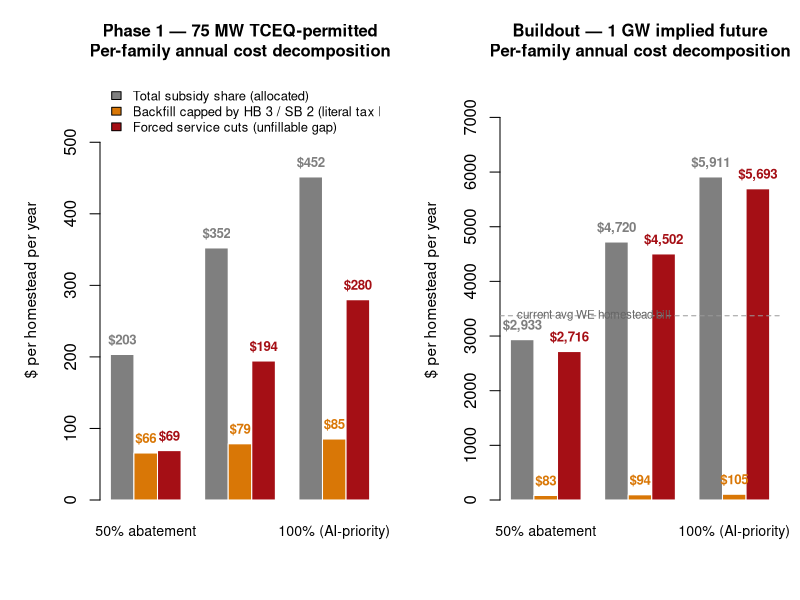

The R source for this figure:
#!/usr/bin/env Rscript
# RCO_05e_ceilings.R — HB 3 / SB 2 rate-ceiling refinement to the cost model.
#
# What this adds: a THIRD per-family number alongside subsidy_share and
# rate_backfill. It splits the rate-backfill into:
#   (a) legally backfillable WITHOUT election (within HB 3 / SB 2 caps)
#   (b) forced into service cuts / deferred infrastructure / VATR election
#
# Statutory anchors used:
#   - SB 2 (2019, TX Property Tax Reform): cities, counties, and special districts
#     are capped at 3.5% revenue growth above the no-new-revenue M&O rate
#     without a voter-approval election.
#   - HB 3 (2019, school finance): ISDs use a "voter-approval tax rate" (VATR)
#     mechanism; M&O compression is mandated, and any revenue growth above the
#     state-formula threshold requires a VATR election. For modeling purposes
#     we treat 2.5% revenue growth as the auto-allowable max — slightly tighter
#     than the county side because the M&O compression typically eats some of
#     the allowable growth before any abatement scenario is even considered.
#
# Output: scenario_BM_ceilings.png + console table

suppressPackageStartupMessages({ library(data.table) })

# ── Anchor data ───────────────────────────────────────────────────────────
bm <- fread("bm_parcels_2026.csv")
bm[, has_corrected := any(notice_type == "CORRECTED"), by = prop_id]
bm_live <- rbind(bm[notice_type == "CORRECTED"],
                 bm[!has_corrected & notice_type == "ORIGINAL"])
bm_live <- unique(bm_live, by="prop_id")
BM_LAND_VAL <- sum(bm_live$ty_land, na.rm=TRUE)
BM_TAX_LIVE <- sum(bm_live$tax_at_ly_rate, na.rm=TRUE)
BM_TAX_AG   <- sum(unique(bm[notice_type=="ORIGINAL"], by="prop_id")$tax_at_ly_rate, na.rm=TRUE)
BM_NEW_LAND_REV <- BM_TAX_LIVE - BM_TAX_AG

RATES_NAMED <- c(isd=0.010342, county=0.002459, ltr=0.000533,
                 hos=0.000895, col=0.001061, esd1=0.001000)
# Strip names — named-numeric inheritance causes data.table display oddities
ISD_R    <- unname(RATES_NAMED["isd"])
COUNTY_R <- unname(RATES_NAMED["county"])
LTR_R    <- unname(RATES_NAMED["ltr"])
HOS_R    <- unname(RATES_NAMED["hos"])
COL_R    <- unname(RATES_NAMED["col"])
ES1_R    <- unname(RATES_NAMED["esd1"])
WE_RATE    <- ISD_R
TOTAL_RATE <- sum(RATES_NAMED)
CW_RATE    <- TOTAL_RATE - WE_RATE
WE_HH <- 15902
PA_HH <- 46404

tb <- fread("parker_taxable_base.csv")
# total_taxable_base is parsed as integer64 (values exceed 32-bit int max);
# cast to numeric so arithmetic produces correct doubles.
WE_BASE  <- as.numeric(tb[code=="WE",  total_taxable_base])
PA_BASE  <- as.numeric(tb[code=="PAR", total_taxable_base])
ES1_BASE <- as.numeric(tb[code=="ES1", total_taxable_base])

TYP_ISD_TAXABLE   <- 181000
TYP_OTHER_TAXABLE <- 281000
TAXABLE_IMP       <- 0.85
ABATE_YRS         <- 10

# Statutory rate-growth ceilings (annual, without voter election)
ISD_CEILING    <- 0.025    # HB 3 — VATR threshold (modeled as 2.5%)
COUNTY_CEILING <- 0.035    # SB 2 — county/city/special-district cap
ES1_CEILING    <- 0.035    # ESDs follow SB 2

# Current annual revenue per jurisdiction (used as the % cap base)
WE_REV_CURR  <- WE_BASE  * ISD_R
PA_REV_CURR  <- PA_BASE  * COUNTY_R
COL_REV_CURR <- PA_BASE  * COL_R
HOS_REV_CURR <- PA_BASE  * HOS_R
LTR_REV_CURR <- PA_BASE  * LTR_R
ES1_REV_CURR <- ES1_BASE * ES1_R

# Maximum legally backfillable revenue per year (above no-new-revenue)
ISD_MAX_BACKFILL <- WE_REV_CURR  * ISD_CEILING
PAR_MAX_BACKFILL <- PA_REV_CURR  * COUNTY_CEILING
COL_MAX_BACKFILL <- COL_REV_CURR * COUNTY_CEILING
HOS_MAX_BACKFILL <- HOS_REV_CURR * COUNTY_CEILING
LTR_MAX_BACKFILL <- LTR_REV_CURR * COUNTY_CEILING
ES1_MAX_BACKFILL <- ES1_REV_CURR * ES1_CEILING

# ── Phase definitions ─────────────────────────────────────────────────────
phases <- list(
  phase1 = list(label="Phase 1\n(75 MW TCEQ-permitted)", short="Phase 1",
                mw=75, dc_capex=8.0, turbines=5, t_mw=15, t_cost=30,
                color="#d97706"),
  buildout = list(label="Buildout\n(1 GW implied future)", short="Buildout",
                  mw=1000, dc_capex=8.0, turbines=5, t_mw=200, t_cost=200,
                  color="#a50f15")
)

per_hh_full <- function(phase, abate) {
  dc_val   <- phase$mw * phase$dc_capex * 1e6
  t_val    <- phase$turbines * phase$t_cost * 1e6
  imp_val  <- dc_val + t_val
  imp_tax  <- imp_val * TAXABLE_IMP

  # Foregone tax per jurisdiction (all unnamed scalars)
  forg_isd <- imp_tax * ISD_R    * abate
  forg_par <- imp_tax * COUNTY_R * abate
  forg_col <- imp_tax * COL_R    * abate
  forg_hos <- imp_tax * HOS_R    * abate
  forg_ltr <- imp_tax * LTR_R    * abate
  forg_es1 <- imp_tax * ES1_R    * abate
  total_forgone_yr <- forg_isd + forg_par + forg_col + forg_hos + forg_ltr + forg_es1

  # (1) Subsidy share
  forg_we_total <- forg_isd
  forg_cw_total <- forg_par + forg_col + forg_hos + forg_ltr + forg_es1
  land_gain_we <- BM_NEW_LAND_REV * (ISD_R/TOTAL_RATE) / WE_HH
  land_gain_cw <- BM_NEW_LAND_REV * ((TOTAL_RATE-ISD_R)/TOTAL_RATE) / PA_HH
  subsidy_share <- forg_we_total/WE_HH + forg_cw_total/PA_HH -
                   land_gain_we - land_gain_cw

  # (2) Unconstrained backfill (if jurisdictions could raise rates freely)
  unabated_imp <- imp_tax * (1 - abate)
  new_we_base  <- WE_BASE  + unabated_imp + BM_LAND_VAL
  new_pa_base  <- PA_BASE  + unabated_imp + BM_LAND_VAL
  new_es1_base <- ES1_BASE + unabated_imp + BM_LAND_VAL
  rate_backfill_unc <-
    (forg_isd / new_we_base) * TYP_ISD_TAXABLE +
    ((forg_par + forg_col + forg_hos + forg_ltr) / new_pa_base) * TYP_OTHER_TAXABLE +
    (forg_es1 / new_es1_base) * TYP_OTHER_TAXABLE

  # (3) HB 3 / SB 2 constrained backfill — cap each jurisdiction
  legal_isd <- min(forg_isd, ISD_MAX_BACKFILL)
  legal_par <- min(forg_par, PAR_MAX_BACKFILL)
  legal_col <- min(forg_col, COL_MAX_BACKFILL)
  legal_hos <- min(forg_hos, HOS_MAX_BACKFILL)
  legal_ltr <- min(forg_ltr, LTR_MAX_BACKFILL)
  legal_es1 <- min(forg_es1, ES1_MAX_BACKFILL)
  rate_backfill_legal <-
    (legal_isd / new_we_base) * TYP_ISD_TAXABLE +
    ((legal_par + legal_col + legal_hos + legal_ltr) / new_pa_base) * TYP_OTHER_TAXABLE +
    (legal_es1 / new_es1_base) * TYP_OTHER_TAXABLE

  # (4) Service cuts = excess foregone allocated per-HH by jurisdiction location
  excess_isd <- max(0, forg_isd - ISD_MAX_BACKFILL)
  excess_par <- max(0, forg_par - PAR_MAX_BACKFILL)
  excess_col <- max(0, forg_col - COL_MAX_BACKFILL)
  excess_hos <- max(0, forg_hos - HOS_MAX_BACKFILL)
  excess_ltr <- max(0, forg_ltr - LTR_MAX_BACKFILL)
  excess_es1 <- max(0, forg_es1 - ES1_MAX_BACKFILL)
  service_cuts_per_hh <- (excess_isd / WE_HH) +
    ((excess_par + excess_col + excess_hos + excess_ltr + excess_es1) / PA_HH)

  list(
    imp_value           = imp_val,
    forgone_yr          = total_forgone_yr,
    forgone_life        = total_forgone_yr * ABATE_YRS,
    subsidy_share       = subsidy_share,
    rate_backfill_unc   = rate_backfill_unc,
    rate_backfill_legal = rate_backfill_legal,
    service_cuts_per_hh = service_cuts_per_hh,
    isd_forg_yr         = forg_isd,
    isd_max_backfill    = ISD_MAX_BACKFILL,
    isd_election_needed = forg_isd > ISD_MAX_BACKFILL
  )
}

# ── Run all scenarios ──────────────────────────────────────────────────────
abates <- c(0.50, 0.80, 1.00)
abate_lbl <- c("50% abatement",
               "80% abatement (standard)",
               "100% abatement (AI-priority)")

cat("\n══════════════════════════════════════════════════════════════════\n")
cat("HB 3 / SB 2 RATE-CEILING REFINEMENT — PER-FAMILY COST DECOMPOSITION\n")
cat("══════════════════════════════════════════════════════════════════\n\n")
cat(sprintf("Per-jurisdiction max legally backfillable per year (without election):\n"))
cat(sprintf("  Weatherford ISD (HB 3, 2.5%% VATR):  $%s/yr\n",
            format(round(ISD_MAX_BACKFILL), big.mark=",")))
cat(sprintf("  Parker County  (SB 2, 3.5%%):       $%s/yr\n",
            format(round(PAR_MAX_BACKFILL), big.mark=",")))
cat(sprintf("  Hospital Dist  (SB 2, 3.5%%):       $%s/yr\n",
            format(round(HOS_MAX_BACKFILL), big.mark=",")))
cat(sprintf("  Jr College     (SB 2, 3.5%%):       $%s/yr\n",
            format(round(COL_MAX_BACKFILL), big.mark=",")))
cat(sprintf("  Lateral Road   (SB 2, 3.5%%):       $%s/yr\n",
            format(round(LTR_MAX_BACKFILL), big.mark=",")))
cat(sprintf("  ESD-1          (SB 2, 3.5%%):       $%s/yr\n",
            format(round(ES1_MAX_BACKFILL), big.mark=",")))
cat("\n")

scenario_grid <- expand.grid(
  phase  = names(phases),
  abate  = abates,
  stringsAsFactors = FALSE
)

results <- list()
for (k in seq_len(nrow(scenario_grid))) {
  ph <- phases[[scenario_grid$phase[k]]]
  ab <- scenario_grid$abate[k]
  r <- per_hh_full(ph, ab)
  results[[k]] <- data.table(
    phase = ph$short,
    abate_pct = sprintf("%.0f%%", ab*100),
    subsidy_share          = r$subsidy_share,
    rate_backfill_unc      = r$rate_backfill_unc,
    rate_backfill_legal    = r$rate_backfill_legal,
    service_cuts_per_hh    = r$service_cuts_per_hh,
    isd_forg_yr            = r$isd_forg_yr,
    isd_election_needed    = r$isd_election_needed
  )
}
all_results <- rbindlist(results)

# Print compact table
cat("══ Per-family decomposition (Weatherford ISD homestead) ══\n\n")
cat(sprintf("%-10s %-8s | %-12s %-12s %-12s %-12s %-12s\n",
            "Phase", "Abate",
            "Subsidy/yr", "Backfill-LegalCAP", "Service-cuts/yr",
            "ISD>cap?", "Backfill-uncapped"))
cat(strrep("─", 100), "\n", sep="")
for (k in seq_len(nrow(all_results))) {
  r <- all_results[k]
  cat(sprintf("%-10s %-8s | $%10s   $%10s    $%10s    %-12s $%10s\n",
              r$phase, r$abate_pct,
              format(round(r$subsidy_share), big.mark=","),
              format(round(r$rate_backfill_legal), big.mark=","),
              format(round(r$service_cuts_per_hh), big.mark=","),
              ifelse(r$isd_election_needed, "YES (election)", "no"),
              format(round(r$rate_backfill_unc), big.mark=",")))
}

# ── Plot — three-bar comparison per scenario ──────────────────────────────
png_path <- "scenario_BM_ceilings.png"
png(png_path, width=2400, height=1300, res=170)
layout(matrix(c(1,2), nrow=1), widths=c(1,1))

col_subsidy <- "#7f7f7f"
col_legal   <- "#d97706"   # amber: what hits the bill literally
col_cuts    <- "#a50f15"   # red:   what becomes service cuts

# PANEL 1 — Phase 1 sensitivity
par(mar=c(5,5,4,1), family="sans")
p1 <- all_results[phase == "Phase 1"]
mat <- rbind(p1$subsidy_share, p1$rate_backfill_legal, p1$service_cuts_per_hh)
bp <- barplot(mat, beside=TRUE,
              names.arg=c("50% abatement", "80% (standard)", "100% (AI-priority)"),
              col=c(col_subsidy, col_legal, col_cuts), border="white",
              ylim=c(0, max(mat)*1.30),
              main="Phase 1 — 75 MW TCEQ-permitted\nPer-family annual cost decomposition",
              ylab="$ per homestead per year", cex.main=1.0,
              cex.names=0.85, cex.lab=0.92)
for (col_i in 1:3) {
  text(bp[1, col_i], mat[1, col_i],
       sprintf("$%s", format(round(mat[1, col_i]), big.mark=",")),
       pos=3, cex=0.80, font=2, col=col_subsidy)
  text(bp[2, col_i], mat[2, col_i],
       sprintf("$%s", format(round(mat[2, col_i]), big.mark=",")),
       pos=3, cex=0.80, font=2, col=col_legal)
  text(bp[3, col_i], mat[3, col_i],
       sprintf("$%s", format(round(mat[3, col_i]), big.mark=",")),
       pos=3, cex=0.80, font=2, col=col_cuts)
}
legend("topleft",
       legend=c("Total subsidy share (allocated)",
                "Backfill capped by HB 3 / SB 2 (literal tax bill)",
                "Forced service cuts (unfillable gap)"),
       fill=c(col_subsidy, col_legal, col_cuts), bty="n", cex=0.78)

# PANEL 2 — Buildout sensitivity
par(mar=c(5,5,4,1))
bo <- all_results[phase == "Buildout"]
mat <- rbind(bo$subsidy_share, bo$rate_backfill_legal, bo$service_cuts_per_hh)
bp <- barplot(mat, beside=TRUE,
              names.arg=c("50% abatement", "80% (standard)", "100% (AI-priority)"),
              col=c(col_subsidy, col_legal, col_cuts), border="white",
              ylim=c(0, max(mat)*1.30),
              main="Buildout — 1 GW implied future\nPer-family annual cost decomposition",
              ylab="$ per homestead per year", cex.main=1.0,
              cex.names=0.85, cex.lab=0.92)
for (col_i in 1:3) {
  text(bp[1, col_i], mat[1, col_i],
       sprintf("$%s", format(round(mat[1, col_i]), big.mark=",")),
       pos=3, cex=0.80, font=2, col=col_subsidy)
  text(bp[2, col_i], mat[2, col_i],
       sprintf("$%s", format(round(mat[2, col_i]), big.mark=",")),
       pos=3, cex=0.80, font=2, col=col_legal)
  text(bp[3, col_i], mat[3, col_i],
       sprintf("$%s", format(round(mat[3, col_i]), big.mark=",")),
       pos=3, cex=0.80, font=2, col=col_cuts)
}
abline(h=1871+1500, lty=2, col="#999999")
text(par("usr")[1]+0.3, 1871+1500, "current avg WE homestead bill",
     pos=4, cex=0.7, col="#666666")

mtext("HB 3 (2019) caps ISD revenue growth at the VATR threshold (~2.5%) without a voter-approval election. SB 2 (2019) caps county/special-district rates at 3.5%. The amber bar = what can hit your tax bill legally. The red bar = what MUST become service cuts.",
      side=1, line=0.5, cex=0.7, col="#666666", outer=TRUE)
dev.off()
cat(sprintf("\nWrote %s\n", png_path))
